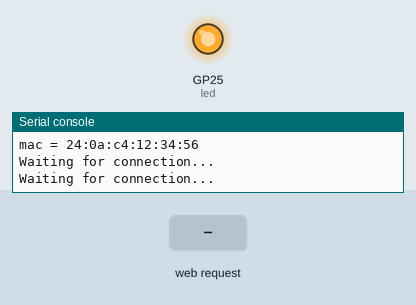
Recording of a program running on a simulated Raspberry Pi Pico running MicroPython. Parts: output pins drawn as LEDs (lit = HIGH), the last lines printed to the serial console. The test bench sets the inputs (shaded band). WiFi joins after 1.5 s.

Above: at 2.1 s.
At 4.4 s:
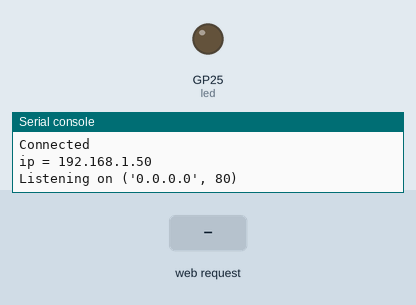
4.5 s: HTTP request GET / received
Timing chart, 0 to 7.5 s (numbered marks = the images above; inputs shaded):
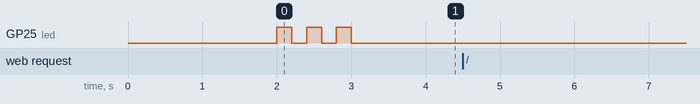

The program:

web_server_glb.py
```python
#https://github.com/pi3g/pico-w/tree/main/MicroPython/I%20Pico%20W%20LED%20web%20server
#https://youtu.be/Or-UVgiMQsU

import rp2
import network
import ubinascii
import machine
import urequests as requests
import time
import socket


response="""

<!DOCTYPE html>
<html>
  <head>
    <title>three.js glb example</title>
    <meta charset="utf-8">
    <style>
      * {
        margin:0;
        padding:0
      }

      body {
        overflow:hidden;
      }
    </style>
  </head>
  <body>
        <h1>ARM</h1>
        <p>Control the onboard LED</p>
        <a href=\"?led=on\"><button>ON</button></a>&nbsp;
        <a href=\"?led=off\"><button>OFF</button></a>
        <a href=\"?led=quit\"><button>QUIT</button></a>
    <script type="module">
    import * as THREE from 'https://cdn.jsdelivr.net/npm/three@0.118/build/three.module.js';
    //import {FBXLoader} from 'https://cdn.jsdelivr.net/npm/three@0.118.1/examples/jsm/loaders/FBXLoader.js';
    import {GLTFLoader} from 'https://cdn.jsdelivr.net/npm/three@0.118.1/examples/jsm/loaders/GLTFLoader.js';

      var world, mass, body, shape, timeStep=1/60,
         camera, scene, renderer, geometry, material,
         mesh,shoulder,loader,children,obj_by_name;

		initThree();
		const manager = new THREE.LoadingManager(onLoad);

		loader = new GLTFLoader( manager );
		loader.load( 'https://gerardomunoz.github.io/uC_web_server/RPiPicoMicroPython/threejs_glb/shoulder_blue.glb', function ( gltf ) {
			console.log("gltf")
			console.log(gltf.scene.children)
			children=[...gltf.scene.children]
			scene.add( gltf.scene );
		} );

       function onLoad(){
		  let child;
		  obj_by_name={};
		  console.log(children);
		  while (children.length != 0){
			  child=children.shift()
			  console.log(child["name"])
			  children.push(...child.children)
			  console.log(child.children)
			  obj_by_name[child["name"]]=child
		  }
		  console.log("obj_by_name",obj_by_name)
		  shoulder=obj_by_name["shoulder"]
		console.log('shoulder',shoulder)
		animate();
	  }


      function initThree() {

          scene = new THREE.Scene();

          camera = new THREE.PerspectiveCamera( 75, window.innerWidth*2 / window.innerHeight, 1, 100 );
          camera.position.set(4,5,6);
 //         camera.position.y = -5;
          camera.lookAt(0,0,0)
          scene.add( camera );
          renderer = new THREE.WebGLRenderer();
          renderer.setSize( window.innerWidth, window.innerHeight/2 );

          document.body.appendChild( renderer.domElement );

      }

      function animate() {

          requestAnimationFrame( animate );
          shoulder.rotation.x += 0.01;
		  //shoulder.rotation.y += 0.01;
          renderer.render( scene, camera );

      }

    </script>
  </body>
</html>


"""


# Set country to avoid possible errors
#rp2.country('DE')

wlan = network.WLAN(network.STA_IF)
wlan.active(True)
# If you need to disable powersaving mode
# wlan.config(pm = 0xa11140)

# See the MAC address in the wireless chip OTP
mac = ubinascii.hexlify(network.WLAN().config('mac'),':').decode()
print('mac = ' + mac)

# Other things to query
# print(wlan.config('channel'))
# print(wlan.config('essid'))
# print(wlan.config('txpower'))

# Load login data from different file for safety reasons
wlan.connect('Ejemplo', '12345678')

# Wait for connection with 10 second timeout
timeout = 10
while timeout > 0:
    if wlan.status() < 0 or wlan.status() >= 3:
        break
    timeout -= 1
    print('Waiting for connection...')
    time.sleep(1)

# Define blinking function for onboard LED to indicate error codes
def blink_onboard_led(num_blinks):
    led = machine.Pin('LED', machine.Pin.OUT)
    for i in range(num_blinks):
        led.on()
        time.sleep(.2)
        led.off()
        time.sleep(.2)

# Handle connection error
# Error meanings
# 0  Link Down
# 1  Link Join
# 2  Link NoIp
# 3  Link Up
# -1 Link Fail
# -2 Link NoNet
# -3 Link BadAuth

wlan_status = wlan.status()
blink_onboard_led(wlan_status)

if wlan_status != 3:
    raise RuntimeError('Wi-Fi connection failed ',wlan_status)
else:
    print('Connected')
    status = wlan.ifconfig()
    print('ip = ' + status[0])


# HTTP server with socket
addr = socket.getaddrinfo('0.0.0.0', 80)[0][-1]


s = socket.socket()
s.setsockopt(socket.SOL_SOCKET, socket.SO_REUSEADDR, 1)

s.bind(addr)

s.listen(1)

print('Listening on', addr)
led = machine.Pin('LED', machine.Pin.OUT)

# Listen for connections
while True:
    try:
        cl, addr = s.accept()
        print('Client connected from', addr)
        r = cl.recv(1024)
        # print(r)

        r = str(r)
        led_on = r.find('?led=on')
        led_off = r.find('?led=off')
        led_quit = r.find('?led=quit')
        print('led_on = ', led_on)
        print('led_off = ', led_off)
        print('led_quit = ', led_quit)
        if led_on > -1:
            print('LED ON')
            led.value(1)

        if led_off > -1:
            print('LED OFF')
            led.value(0)

        if led_quit > -1:
            print('QUIT')
            cl.close()
            #print('Connection closed')
            s.close()
            wlan.active(False)
            wlan.disconnect()
            print('Bye')
            break

        cl.send("HTTP/1.1 200 OK\r\n")
        cl.send("Content-Type: text/html\r\n")
        cl.send("Connection: close\r\n\r\n")
        chunk_size=3000
        for i in range(0, len(response), chunk_size):
            chunk = response[i:i + chunk_size]
            cl.send(chunk)
            print('chunk',i,i + chunk_size)
            time.sleep_ms(100)
        cl.close()

    except OSError as e:
        cl.close()
        print('Connection closed')

# Make GET request
#request = requests.get('http://www.google.com')
#print(request.content)
#request.close()
```
